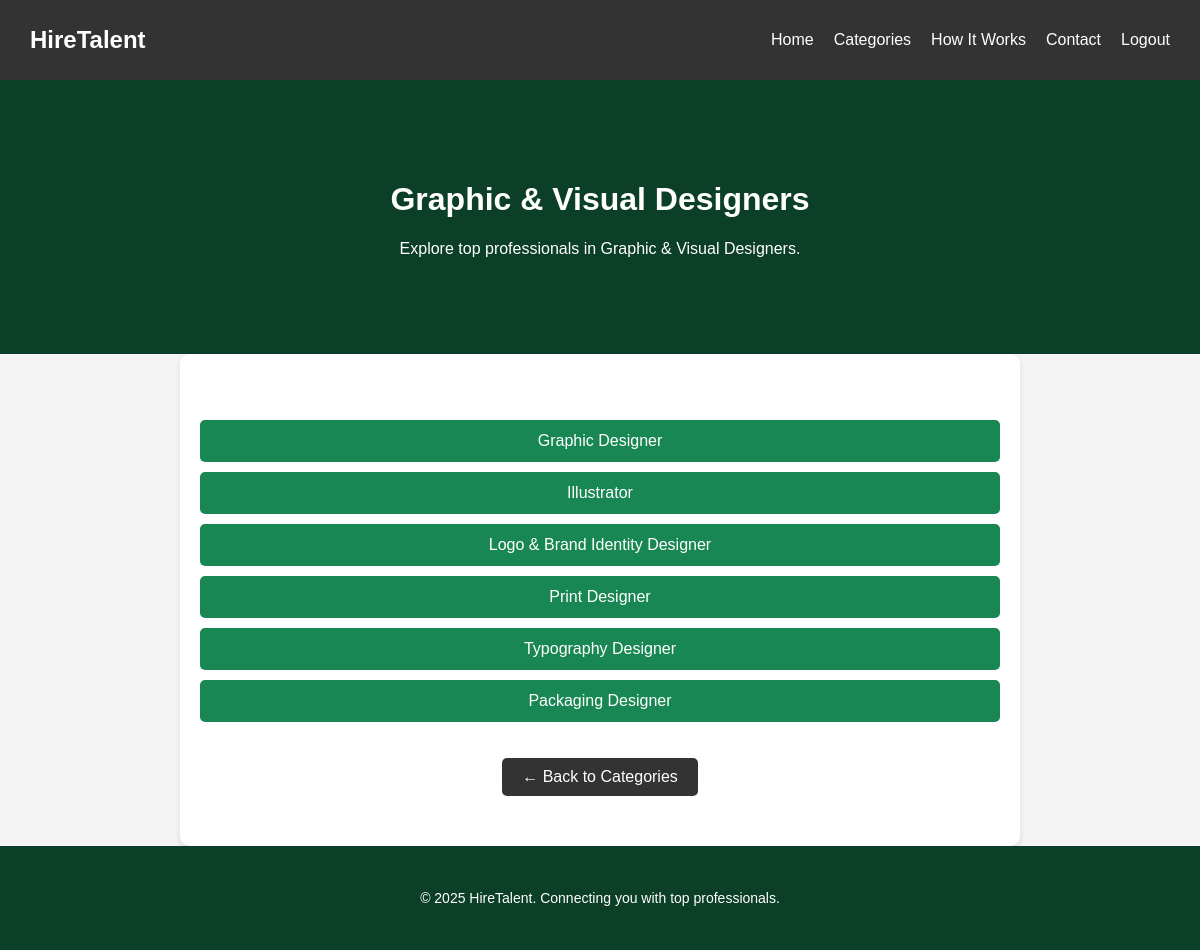
Page /categories/2/ (signed in) on the committed database.
### app/models.py (models this page shows, shortened)
class Category(models.Model):
    name = models.CharField(max_length=255, unique=True)

class SubCategory(models.Model):
    category = models.ForeignKey(Category, on_delete=models.CASCADE, related_name='subcategories')
    name = models.CharField(max_length=255)

### app/views.py (the view)
# urls.py: path('categories/<int:category_id>/', views.category_detail, name='category_detail'),
@login_required
def category_detail(request, category_id):
    category = get_object_or_404(Category, id=category_id)
    subcategories = category.subcategories.all()
    return render(request, 'category_detail.html', {'category': category, 'subcategories': subcategories})

### templates/category_detail.html (shortened to what this page needs)
<!DOCTYPE html>
<html lang="en">
<head>
    {% load static %}
    <link rel="stylesheet" href="{% static 'css/category_detail.css' %}">
</head>
<body>
    <nav class="navbar">
        <div class="logo">HireTalent</div>
        <ul class="nav-links">
            <li><a href="{% url 'home' %}">Home</a></li>
            <li><a href="{% url 'categories' %}">Categories</a></li>
            <li><a href="{% url 'how_it_works' %}">How It Works</a></li>
            <li><a href="{% url 'contact' %}">Contact</a></li>
            <li><a href="{% url 'logout' %}">Logout</a></li>
        </ul>
    </nav>
    <header class="hero">
        <h1>{{ category.name }}</h1>
        <p>Explore top professionals in {{ category.name }}.</p>
    </header>
    <section class="category-detail">
        <ul>
            {% for subcategory in subcategories %}
            <li><a href="{% url 'subcategory_detail' subcategory.id %}">{{ subcategory.name }}</a></li>
            {% endfor %}
        </ul>
        <a href="{% url 'categories' %}" class="back-button">← Back to Categories</a>
    </section>
    <footer>
        <p>&copy; 2025 HireTalent. Connecting you with top professionals.</p>
    </footer>
</body>
</html>

### static/css/category_detail.css (style rules this page uses)
body { font-family: Arial, sans-serif; margin: 0; padding: 0; background-color: #F4F4F4; color: #333; }
h1 { color: white; }
.navbar { display: flex; justify-content: space-between; align-items: center; background-color: #333; padding: 15px 30px; color: white; }
.logo { font-size: 24px; font-weight: bold; }
.nav-links { list-style: none; display: flex; gap: 20px; }
.nav-links li { display: inline; }
.nav-links a { color: white; text-decoration: none; font-size: 16px; transition: 0.3s; }
.hero { background-color: #0c3f27; text-align: center; padding: 80px 20px; color: #ffffff; }
.category-detail { text-align: center; padding: 50px 20px; background: #ffffff; max-width: 800px; margin: 0 auto; border-radius: 10px; box-shadow: 0px 4px 6px rgba(0, 0, 0, 0.1); }
.category-detail ul { list-style: none; padding: 0; }
.category-detail li { background: #198754; color: white; margin: 10px 0; padding: 12px; border-radius: 5px; transition: background 0.3s ease; }
.category-detail a { color: white; text-decoration: none; font-size: 16px; }
.back-button { display: inline-block; margin-top: 20px; padding: 10px 20px; background: #333; color: white; text-decoration: none; border-radius: 5px; transition: background 0.3s; }
footer { text-align: center; padding: 30px; background: #0c3f27; color: #ffffff; font-size: 14px; }

### rows in the picture
Category: name "Graphic & Visual Designers"
SubCategory: name "Graphic Designer"
SubCategory: name "Illustrator"
SubCategory: name "Logo & Brand Identity Designer"
SubCategory: name "Print Designer"
SubCategory: name "Typography Designer"
SubCategory: name "Packaging Designer"
